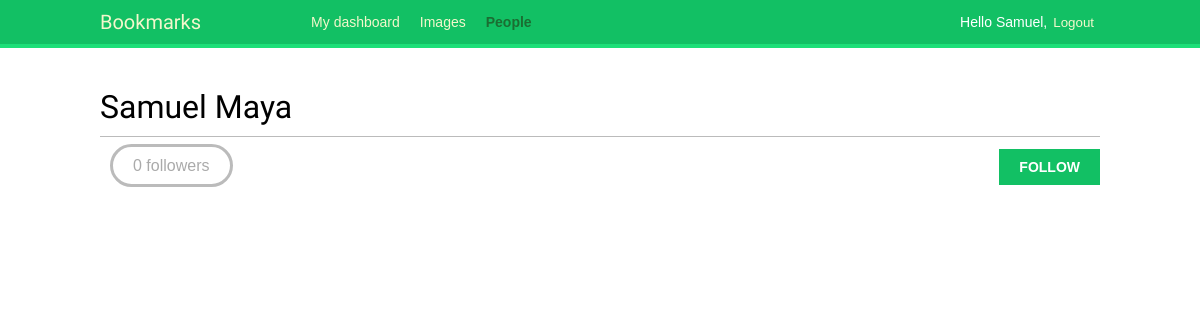
/account/users/admin/ (signed in), run on an earlier commit of the app's database.
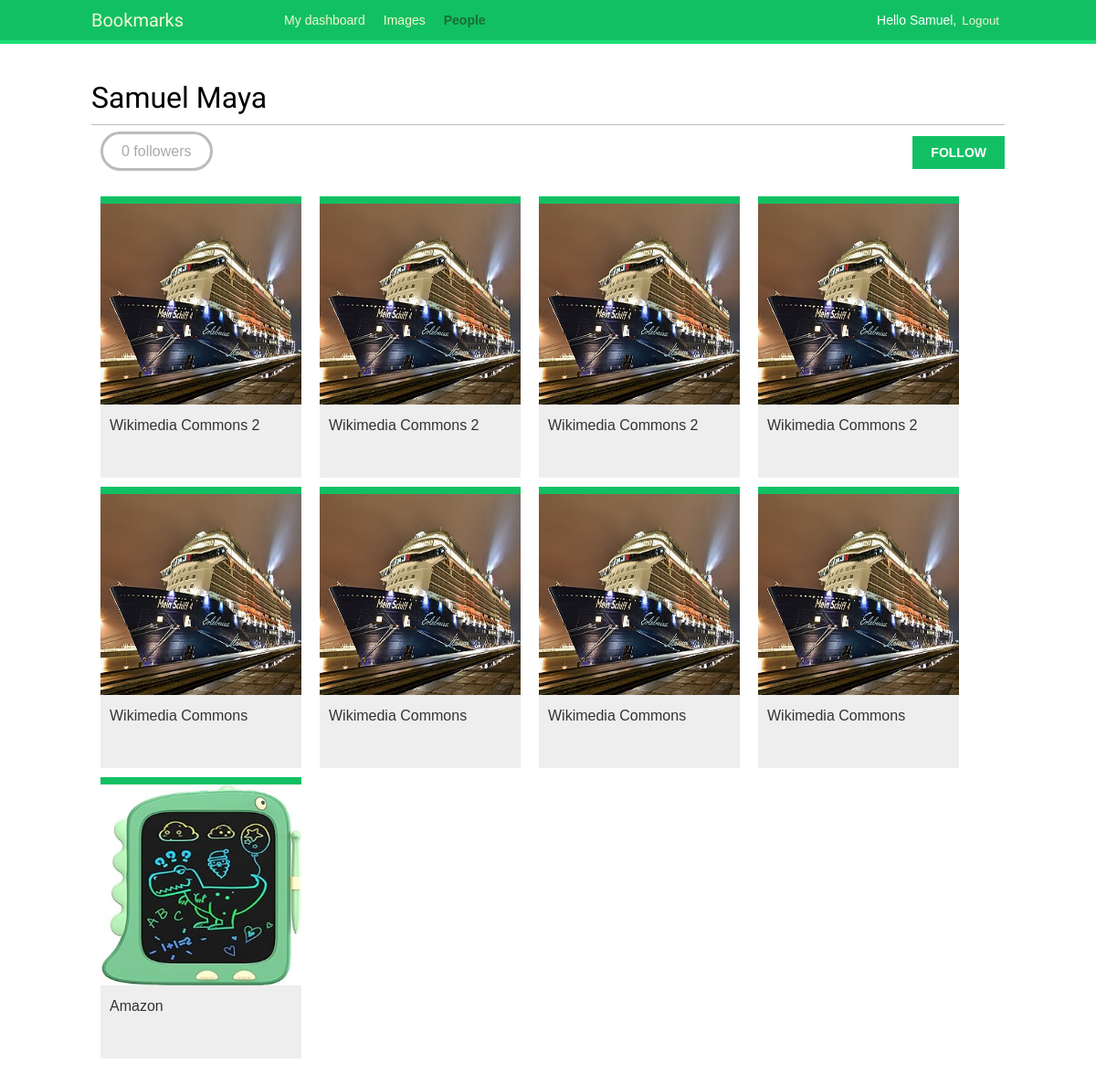
And on a later commit of the database.
### images/models.py (models this page shows, shortened)
class Image(models.Model):
    user = models.ForeignKey(
        settings.AUTH_USER_MODEL,
        related_name='images_created',
        on_delete=models.CASCADE,
    )
    title = models.CharField(max_length=200)
    slug = models.SlugField(max_length=200, blank=True)
    url = models.URLField(max_length=2000)
    image = models.ImageField(upload_to='images/%Y/%m/%d/')
    description = models.TextField(blank=True)
    created = models.DateTimeField(auto_now_add=True)
    users_like = models.ManyToManyField(
        settings.AUTH_USER_MODEL,
        related_name='images_liked',
        blank=True,
    )
    class Meta:
        indexes = [
            models.Index(fields=['-created']),
        ]
        ordering = ['-created']
    def get_absolute_url(self):
        return reverse('images:detail', args=[self.id, self.slug])

### account/views.py (the view)
# urls.py: path('users/<username>/', views.user_detail, name='user_detail'),
@login_required
def user_detail(request, username):
    user = get_object_or_404(User, username=username, is_active=True)
    return render(
        request,
        'account/user/detail.html',
        {'section': 'people', 'user': user},
    )

### account/templates/account/user/detail.html (shortened to what this page needs)
{% extends "base.html" %}
{% load thumbnail %}
{% block content %}
  <h1>{{ user.get_full_name }}</h1>
  {% with total_followers=user.followers.count %}
    <span class="count">
      <span class="total">{{ total_followers }}</span>
      follower{{ total_followers|pluralize }}
    </span>
    <a href="#" data-id="{{ user.id }}" data-action="{% if request.user in user.followers.all %}un{% endif %}follow" class="follow button">
      {% if request.user not in user.followers.all %}
        Follow
      {% else %}
        Unfollow
      {% endif %}
    </a>
    <div id="image-list" class="image-container">
      {% include "images/image/list_images.html" with images=user.images_created.all %}
    </div>
  {% endwith %}
{% endblock %}

### account/templates/base.html (shortened to what this page needs)
{% load static %}
<!DOCTYPE html>
<html>
<head>
  <link href="{% static "css/base.css" %}" rel="stylesheet">
</head>
<body>
  <div id="header">
    <span class="logo">Bookmarks</span>
    {% if request.user.is_authenticated %}
      <ul class="menu">
        <li {% if section == "dashboard" %}class="selected"{% endif %}>
          <a href="{% url "dashboard" %}">My dashboard</a>
        </li>
        <li {% if section == "images" %}class="selected"{% endif %}>
          <a href="{% url "images:list" %}">Images</a>
        </li>
        <li {% if section == "people" %}class="selected"{% endif %}>
          <a href="{% url "user_list" %}">People</a>
        </li>
      </ul>
    {% endif %}
    <span class="user">
      {% if request.user.is_authenticated %}
        Hello {{ request.user.first_name|default:request.user.username }},
        <form action="{% url "logout" %}" method="post">
          <button type="submit">Logout</button>
        </form>
      {% else %}
        <a href="{% url "login" %}">Log-in</a>
      {% endif %}
    </span>
  </div>
  <div id="content">
    {% block content %}
    {% endblock %}
  </div>
</body>
</html>

### images/templates/images/image/list_images.html
{% load thumbnail %}
{% for image in images %}
  <div class="image">
    <a href="{{ image.get_absolute_url }}">
      {% thumbnail image.image 300x300 crop="smart" as im %}
      <a href="{{ image.get_absolute_url }}">
        <img src="{{ im.url }}">
      </a>
    </a>
    <div class="info">
      <a href="{{ image.get_absolute_url }}" class="title">
        {{ image.title }}
      </a>
    </div>
  </div>
{% endfor %}

### account/static/css/base.css (style rules this page uses)
body { margin:0; padding:0; font-family:helvetica, sans-serif; }
a { color:#12c064; text-decoration:none; }
h1, h2, h3, h4, h5 , h6 { font-family: 'Muli', sans-serif; font-weight:normal; }
h1 { border-bottom:1px solid #bbb; padding:0 0 10px 0; margin:10px 0 20px 0; }
#header { padding:10px 100px; font-size:14px; background:#12c064; color:#fff; border-bottom:4px solid #1cdf78; overflow:auto; }
#header .logo { font-family: 'Muli', sans-serif; float:left; color:#f3f7cc; font-size:20px; margin-right:10%; }
#header ul.menu { list-style:none; float:left; margin:0; padding:0; }
#header ul.menu li { float:left; padding:4px 10px; }
#header ul.menu li.selected a, #header ul.menu li.selected a:hover { color:#1b6d32; font-weight:bold; }
#header a { color:#f3f7cc; }
#header .user { float:right; padding-top:4px; }
#header .user form { display:inline; float:right; }
#header .user button { background:none; color:#f3f7cc; border:none; cursor:pointer; float:left; display:inline; }
#content { padding:30px 100px; }
form { overflow:auto; }
input[type=submit], a.button { font-weight:bold; background:#12c064; color:#fff; padding:10px 20px; font-size:14px; text-transform:uppercase; }
.count { color:#aaa; border:3px solid #bbb; border-radius:26px; padding:10px 20px; margin:20px 10px 0; }
a.like, a.follow { float:right; margin-top:-8px; }
#image-list { overflow:hidden; }
#image-list .image { float:left; width:220px; height:300px; margin:0 10px 10px 10px; border-top:8px solid #12c064; background:#eee; }
#image-list img { width:220px; height:220px; }
#image-list .info { padding:10px; }
#image-list .info a { color:#333; }
.image-container { margin-top:40px; }

What changed in the data, as far as the page shows it:
added Image: title "Wikimedia Commons 2"
added Image: title "Wikimedia Commons 2"
added Image: title "Wikimedia Commons 2"
added Image: title "Wikimedia Commons 2"
added Image: title "Wikimedia Commons"
added Image: title "Wikimedia Commons"
added Image: title "Wikimedia Commons"
added Image: title "Wikimedia Commons"
added Image: shows a picture, title "Amazon"
